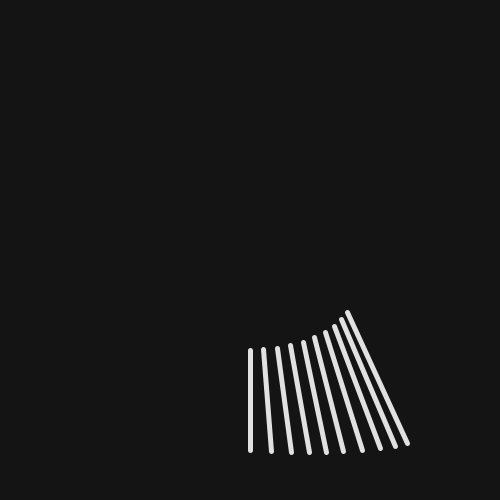
Frame 1 (no input)
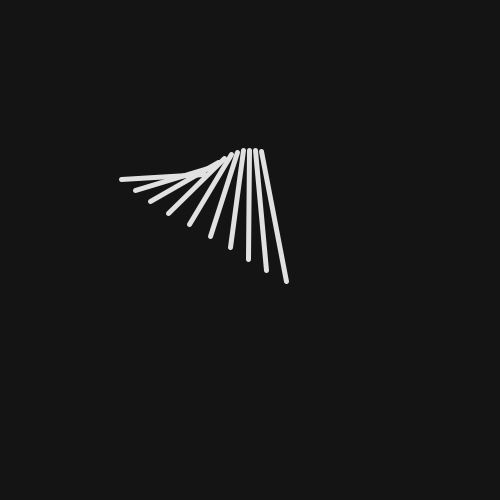
Frame 60 (the mouse pressed at the canvas centre just before this capture)
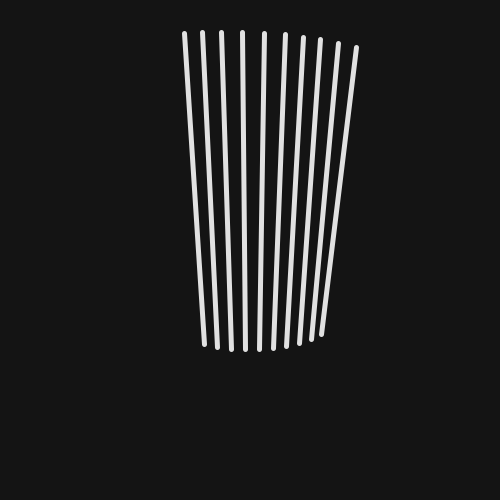
Frame 120 (the mouse held since frame 60 and released just before this capture)

The Processing sketch that drew these frames (run headless with seeded random() and noise(); from frame 60 on, the mouse is pressed at the canvas centre):

// Processing sketch: parametric_lines
// ── parametric_lines.pde
// https://www.youtube.com/watch?v=LaarVR1AOvs

// y = 5x

// x = 5t
// y = 3t + 3

static final int NUM_LINES = 10;

float t;

void setup() {
 background(20);
 size(500, 500);
}

void draw() {
 background(20);
 stroke(225);
 strokeWeight(5);
 
 translate(width/2, height/2);
 
 for (int i = 0; i < NUM_LINES; i++)
 {
   line(x1(t + i), y1(t + i), x2(t + i), y2(t + i));
 }
 t += 0.5;
}

float x1(float t) {
  return sin (t / 10) * 100 + sin (t / 5) * 20;
}

float y1(float t) {
  return cos (t / 10) * 100;
}

float x2(float t) {
  return sin (t / 10) * 200 + sin (t) * 2;
}

float y2(float t) {
  return cos (t / 20) * 200 + sin (t / 12) * 20;
}

// Save image
void keyPressed() {
  if (key == 's' || key == 'S') {
    save("artwork/processing_screenshot_" + year() + month() + day() + hour() + minute() + second() + ".png");
  }
}
